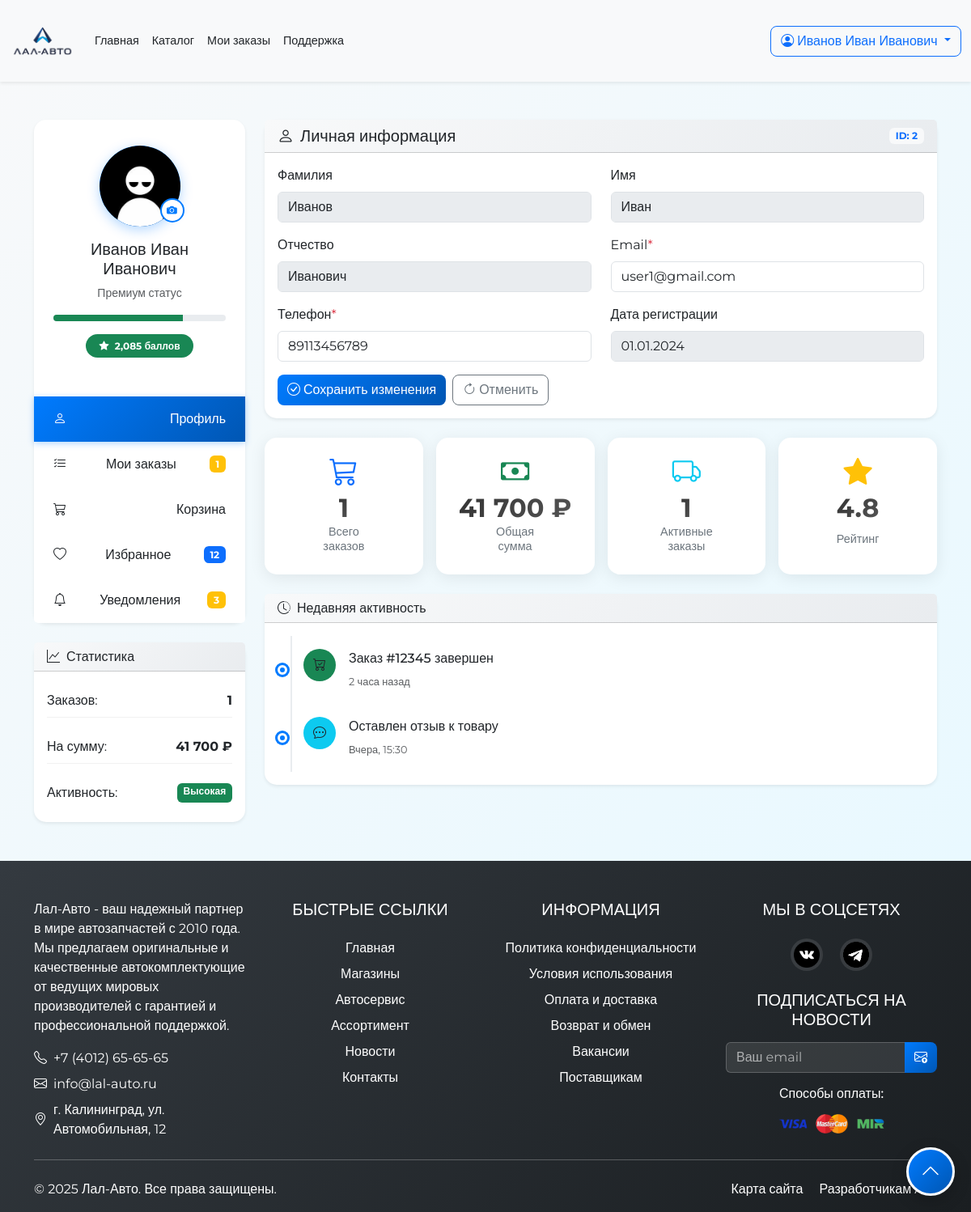
The app's page /profile.php (signed in) with its own data.
### tables this page shows
CREATE TABLE `users` (
  `id_users` int(11) NOT NULL,
  `surname_users` varchar(255) DEFAULT NULL,
  `name_users` varchar(255) DEFAULT NULL,
  `patronymic_users` varchar(255) DEFAULT NULL,
  `login_users` varchar(255) DEFAULT NULL,
  `password_users` varchar(255) DEFAULT NULL,
  `email_users` varchar(255) DEFAULT NULL,
  `discountСardNumber_users` varchar(6) DEFAULT NULL,
  `region_users` varchar(255) DEFAULT NULL,
  `city_users` varchar(255) DEFAULT NULL,
  `address_users` varchar(255) DEFAULT NULL,
  `phone_users` bigint(12) DEFAULT NULL,
  `avatar_users` varchar(255) DEFAULT NULL,
  `TIN_users` bigint(10) DEFAULT NULL,
  `person_users` varchar(255) DEFAULT NULL,
  `organization_users` varchar(255) DEFAULT NULL,
  `organizationType_users` varchar(255) DEFAULT NULL,
  `user_type` varchar(20) DEFAULT NULL
);

### profile.php (the view, shortened to what the rows shown need)
<?php
require_once("config/link.php");
$userData = [];
$userId = null;
if (isset($_SESSION['user']))
{
    $username = $_SESSION['user'];
    $sql = "SELECT * FROM users WHERE CONCAT(surname_users, ' ', name_users, ' ', patronymic_users) = ? OR person_users = ?";
    $stmt = $conn->prepare($sql);
    if ($stmt)
    {
        $stmt->bind_param("ss", $username, $username);
        $stmt->execute();
        $result = $stmt->get_result();
        if ($result->num_rows > 0)
        {
            $userData = $result->fetch_assoc();
            $userId = $userData['id_users'] ?? 0;
        }
    }
    else
    {
        error_log("Ошибка подготовки запроса: " . $conn->error);
    }
}
?>
<!DOCTYPE html>
<html lang="ru">
<head>
    <link rel="stylesheet" href="../css/bootstrap.min.css">
    <link rel="stylesheet" href="https://cdn.jsdelivr.net/npm/bootstrap-icons@1.11.1/font/bootstrap-icons.css">
    <link rel="stylesheet" href="https://cdnjs.cloudflare.com/ajax/libs/font-awesome/6.0.0/css/all.min.css">
    <link rel="stylesheet" href="css/style.css">
    <link rel="stylesheet" href="css/profile-styles.css">
</head>
<body>
<div class="profile-container">
    <div class="container py-5">
        <div class="row g-4 align-items-stretch">
            <div class="col-lg-3">
                <div class="d-flex flex-column h-100">
                    <div class="profile-sidebar card shadow-sm h-100 mb-0">
                        <div class="card-body text-center">
                            <div class="profile-avatar mb-3">
                                <div class="avatar-circle bg-primary text-white d-flex align-items-center justify-content-center mx-auto">
                                    <?php
                                    if (!empty($userData['avatar_users']))
                                    {
                                    ?>
                                        <img src="<?= htmlspecialchars($userData['avatar_users']) ?>" alt="Аватар" style="width: 100%; height: 100%; object-fit: cover; border-radius: 50%;">
                                    <?php
                                    }
                                    else
                                    {
                                    ?>
                                        <i class="bi bi-person-fill" style="font-size: 2.5rem;"></i>
                                    <?php
                                    }
                                    ?>
                                </div>
                            </div>
                        </div>
                    </div>
                </div>
            </div>
            <div class="col-lg-9">
                <div class="tab-content">
                    <div class="tab-pane fade show active h-100" id="profile">
                        <div class="d-flex flex-column h-100">
                            <div class="card shadow-sm mb-4">
                                <div class="card-header bg-primary text-dark d-flex justify-content-between align-items-center">
                                    <h5 class="mb-0"><i class="bi bi-person me-2"></i>Личная информация</h5>
                                    <?php
                                    if ($userId)
                                    {
                                    ?>
                                        <span class="badge bg-light text-primary">ID: <?= $userId ?></span>
                                    <?php
                                    }
                                    ?>
                                </div>
                                <div class="card-body">
                                    <form id="profileForm" method="POST">
                                        <div class="row">
                                            <div class="col-md-6 mb-3">
                                                <label class="form-label">Фамилия</label>
                                                <input type="text" class="form-control" value="<?= htmlspecialchars($userData['surname_users'] ?? 'Не указано') ?>" disabled>
                                            </div>
                                            <div class="col-md-6 mb-3">
                                                <label class="form-label">Имя</label>
                                                <input type="text" class="form-control" value="<?= htmlspecialchars($userData['name_users'] ?? 'Не указано') ?>" disabled>
                                            </div>
                                            <div class="col-md-6 mb-3">
                                                <label class="form-label">Отчество</label>
                                                <input type="text" class="form-control" value="<?= htmlspecialchars($userData['patronymic_users'] ?? 'Не указано') ?>" disabled>
                                            </div>
                                            <div class="col-md-6 mb-3">
                                                <label class="form-label">Email<span class="text-danger">*</span></label>
                                                <input type="email" name="email" class="form-control" value="<?= htmlspecialchars($userData['email_users'] ?? '') ?>" required>
                                            </div>
                                            <div class="col-md-6 mb-3">
                                                <label class="form-label">Телефон<span class="text-danger">*</span></label>
                                                <input type="tel" name="phone" class="form-control" value="<?= htmlspecialchars($userData['phone_users'] ?? '') ?>" required>
                                            </div>
                                        </div>
                                    </form>
                                </div>
                            </div>
                        </div>
                    </div>
                </div>
            </div>
        </div>
    </div>
</div>
</body>
</html>

### records on screen
users: avatar_users (picture), id_users "2", surname_users "Иванов", name_users "Иван", patronymic_users "Иванович", email "user1@gmail.com", phone "89113456789"

### other values on screen
$_SESSION['user'] "Иванов Иван Иванович"
$orderStats['total_amount'] * 0.05 "2,085"
$orderStats['pending_orders'] "1"
$orderStats['total_orders'] "1"
$orderStats['total_amount'] "41 700"
